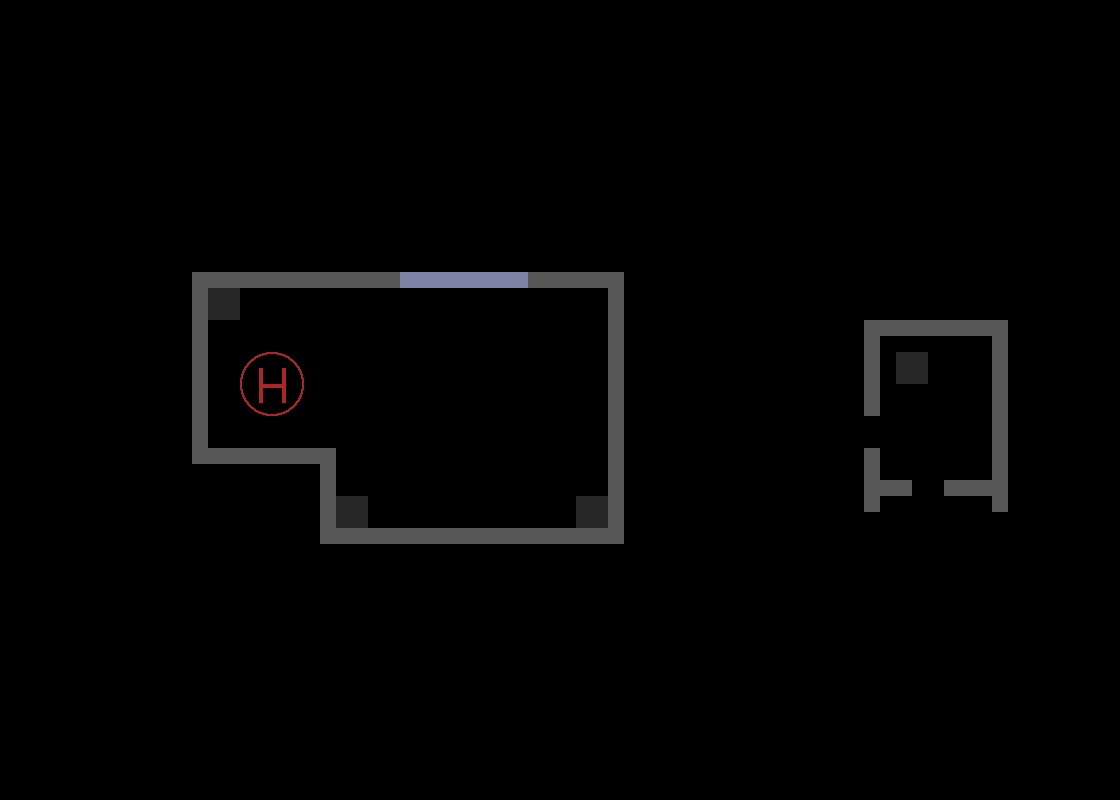

A 2D game scene composited from a Tiled map and its tileset images. What follows is a short description and the map's XML, with each tile layer's data collapsed to a summary:
An orthogonal 70x50 tile map with 16x16 px tiles, 1 tile layer (Tile Layer 1), 4 tilesets.

<map version="1.0" orientation="orthogonal" renderorder="left-down" width="70" height="50" tilewidth="16" tileheight="16" nextobjectid="1">
 <tileset firstgid="1" name="wall" tilewidth="16" tileheight="16" tilecount="1" columns="1">
  <image source="../game/wall.png" trans="5eff19" width="16" height="16" />
  <tile id="0">
   <properties>
    <property name="type" value="wall" />
   </properties>
  </tile>
 </tileset>
 <tileset firstgid="2" name="tower" tilewidth="16" tileheight="16" tilecount="4" columns="2">
  <image source="../game/tower.png" trans="5eff19" width="32" height="32" />
  <tile id="0">
   <properties>
    <property name="type" value="tower" />
   </properties>
  </tile>
  <tile id="1">
   <properties>
    <property name="type" value="tower" />
   </properties>
  </tile>
  <tile id="2">
   <properties>
    <property name="type" value="tower" />
   </properties>
  </tile>
  <tile id="3">
   <properties>
    <property name="type" value="tower" />
   </properties>
  </tile>
 </tileset>
 <tileset firstgid="6" name="helicopter_landing" tilewidth="16" tileheight="16" tilecount="16" columns="4">
  <image source="../game/helicopter_landing.png" trans="5eff19" width="64" height="64" />
  <tile id="0">
   <properties>
    <property name="type" value="helicopter_landing" />
   </properties>
  </tile>
  <tile id="1">
   <properties>
    <property name="type" value="helicopter_landing" />
   </properties>
  </tile>
  <tile id="2">
   <properties>
    <property name="type" value="helicopter_landing" />
   </properties>
  </tile>
  <tile id="3">
   <properties>
    <property name="type" value="helicopter_landing" />
   </properties>
  </tile>
  <tile id="4">
   <properties>
    <property name="type" value="helicopter_landing" />
   </properties>
  </tile>
  <tile id="5">
   <properties>
    <property name="type" value="helicopter_landing" />
   </properties>
  </tile>
  <tile id="6">
   <properties>
    <property name="type" value="helicopter_landing" />
   </properties>
  </tile>
  <tile id="7">
   <properties>
    <property name="type" value="helicopter_landing" />
   </properties>
  </tile>
  <tile id="8">
   <properties>
    <property name="type" value="helicopter_landing" />
   </properties>
  </tile>
  <tile id="9">
   <properties>
    <property name="type" value="helicopter_landing" />
   </properties>
  </tile>
  <tile id="10">
   <properties>
    <property name="type" value="helicopter_landing" />
   </properties>
  </tile>
  <tile id="11">
   <properties>
    <property name="type" value="helicopter_landing" />
   </properties>
  </tile>
  <tile id="12">
   <properties>
    <property name="type" value="helicopter_landing" />
   </properties>
  </tile>
  <tile id="13">
   <properties>
    <property name="type" value="helicopter_landing" />
   </properties>
  </tile>
  <tile id="14">
   <properties>
    <property name="type" value="helicopter_landing" />
   </properties>
  </tile>
  <tile id="15">
   <properties>
    <property name="type" value="helicopter_landing" />
   </properties>
  </tile>
 </tileset>
 <tileset firstgid="22" name="door_h" tilewidth="16" tileheight="16" tilecount="8" columns="8">
  <image source="../game/door_h.png" trans="5eff19" width="128" height="16" />
  <tile id="0">
   <properties>
    <property name="type" value="door_h" />
   </properties>
  </tile>
  <tile id="1">
   <properties>
    <property name="type" value="door_h" />
   </properties>
  </tile>
  <tile id="2">
   <properties>
    <property name="type" value="door_h" />
   </properties>
  </tile>
  <tile id="3">
   <properties>
    <property name="type" value="door_h" />
   </properties>
  </tile>
  <tile id="4">
   <properties>
    <property name="type" value="door_h" />
   </properties>
  </tile>
  <tile id="5">
   <properties>
    <property name="type" value="door_h" />
   </properties>
  </tile>
  <tile id="6">
   <properties>
    <property name="type" value="door_h" />
   </properties>
  </tile>
  <tile id="7">
   <properties>
    <property name="type" value="door_h" />
   </properties>
  </tile>
 </tileset>
 <layer name="Tile Layer 1" width="70" height="50">
  <data>[3500 cells, 150 non-empty, 29 distinct tile ids]</data>
 </layer>
</map>